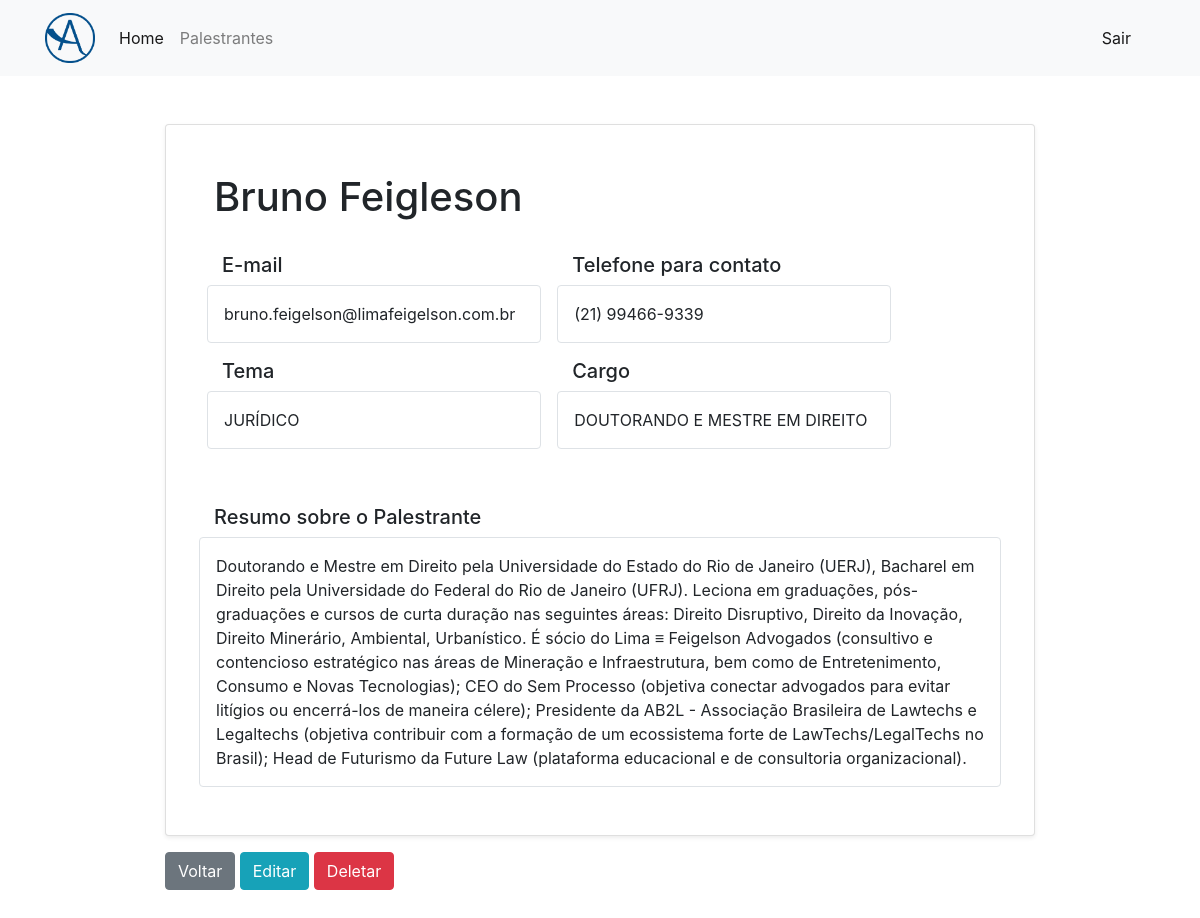
Page /palestrante/palestrante_detail/22 (signed in) on the committed database.
### palestrante/models.py (models this page shows)
class Palestrante(models.Model):
    tema = models.CharField(max_length=100, null=True, blank=True,)
    palestrante = models.CharField(max_length=100, null=True, blank=True,)
    cargo = models.CharField(max_length=500, null=True, blank=True,)
    resumo = models.TextField(null=True, blank=True,)
    email = models.CharField(max_length=100, null=True, blank=True,)
    telefone = models.CharField(max_length=100, null=True, blank=True,)
    class Meta:
        ordering = ['palestrante']
        verbose_name = 'palestrante'
        verbose_name_plural = 'palestrantes'
    def __str__(self):
        return self.palestrante
    full_name = property(__str__)

### palestrante/views.py (the view)
# urls.py: path('palestrante_detail/<int:pk>', palestranteDetail.as_view(), name='palestrante_detail'),
class palestranteDetail(AutenticaCad, DetailView):
    model = Palestrante

### palestrante/templates/palestrante/palestrante_detail.html
{% extends 'base.html' %}
{% load bootstrap %}
{% block main %}
    <section class="container mb-5 w-75">
        <div class="mt-5 mb-3 card shadow-sm">
            <div class="card-body row p-5">
                <div class="col-12 mb-3">
                    <h1>{{ object.palestrante }}</h1>
                </div>
                <div class="col-md-5 m-md-2">
                    <div class="row">
                        <div class="col-12">
                            <h5>
                                E-mail
                            </h5>
                        </div>
                        <div class="col-12 border rounded p-3">
                            {{ object.email }}
                        </div>
                    </div>
                </div>
                <div class="col-md-5 m-md-2">
                    <div class="row">
                        <div class="col-12">
                            <h5>
                                Telefone para contato
                            </h5>
                        </div>
                        <div class="col-12 border rounded p-3">
                            {{ object.telefone }}
                        </div>
                    </div>
                </div>
                <div class="col-md-5 m-md-2">
                    <div class="row">
                        <div class="col-12">
                            <h5>
                                Tema
                            </h5>
                        </div>
                        <div class="col-12 border rounded p-3">
                            {{ object.tema }}
                        </div>
                    </div>
                </div>
                <div class="col-md-5 m-md-2">
                    <div class="row">
                        <div class="col-12">
                            <h5>
                                Cargo
                            </h5>
                        </div>
                        <div class="col-12 border rounded p-3">
                            {{ object.cargo }}
                        </div>
                    </div>
                </div>
                <div class="mt-5 col-12">
                    <div class="row">
                        <div class="col-12">
                            <h5>
                                Resumo sobre o Palestrante
                            </h5>
                        </div>
                        <div class="col-12 border rounded p-3">
                            {{ object.resumo }}
                        </div>
                    </div>
                </div>
            </div>
        </div>
        <a class="btn btn-secondary" href="{% url 'palestrante_list' %}">
            Voltar
        </a>
        <a class="btn btn-info" href="{% url 'palestrante_update' palestrante.id %}">
            Editar
        </a>
        <a class="btn btn-danger" href="{% url 'palestrante_delete' palestrante.id %}">
            Deletar
        </a>
    </section>
{% endblock %}

### rows in the picture
Palestrante: palestrante "Bruno Feigleson", email "bruno.feigelson@limafeigelson.com.br", telefone "(21) 99466-9339", tema "JURÍDICO", cargo "DOUTORANDO E MESTRE EM DIREITO", resumo "Doutorando e Mestre em Direito pela Universidade do Estado do Rio de Janeiro (UERJ), Bacharel em Direito pela Universidade do Federal do Rio de Janeiro (UFRJ). Leciona em graduações, pós-graduações e cursos de curta duração nas seguintes áreas: Direito Disruptivo, Direito da Inovação, Direito Minerário, Ambiental, Urbanístico. É sócio do Lima ≡ Feigelson Advogados (consultivo e contencioso estratégico nas áreas de Mineração e Infraestrutura, bem como de Entretenimento, Consumo e Novas Tecnologias); CEO do Sem Processo (objetiva conectar advogados para evitar litígios ou encerrá-los de maneira célere); Presidente da AB2L - Associação Brasileira de Lawtechs e Legaltechs (objetiva contribuir…"
